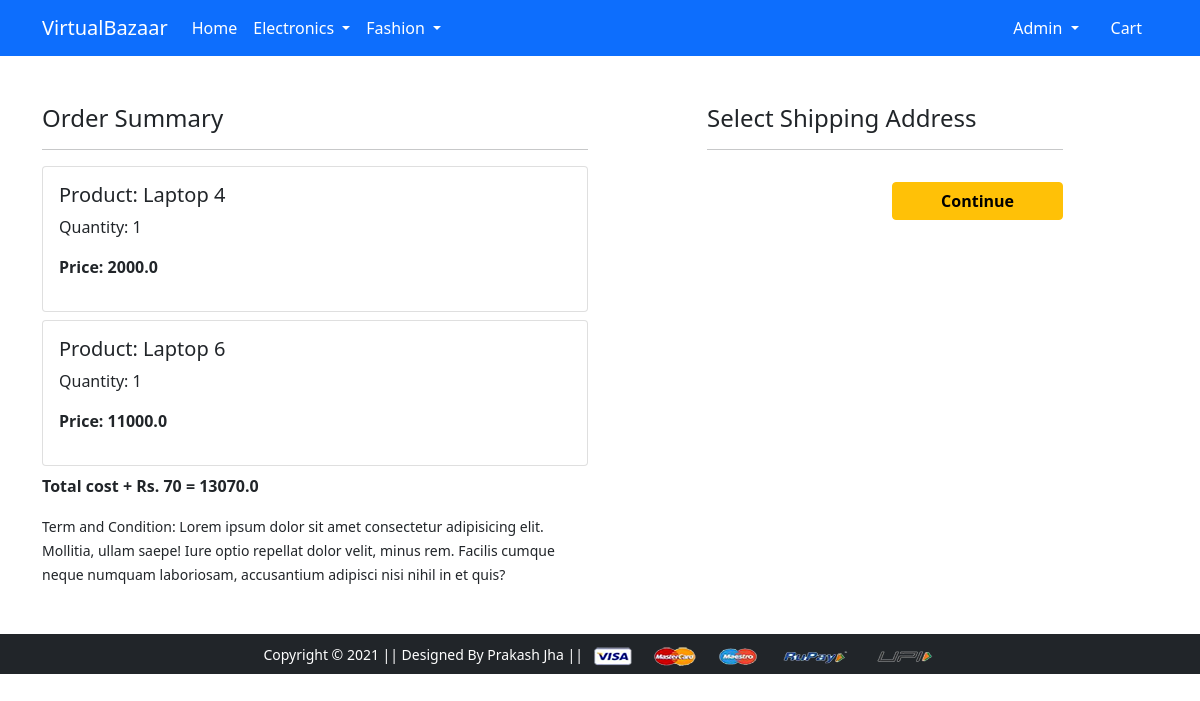
Screenshot of /checkout/ (signed in) with the database file from the repository.
### app/models.py (models this page shows, shortened)
class Cart(models.Model):
    user = models.ForeignKey(User, on_delete=models.CASCADE)
    product = models.ForeignKey(Product,on_delete=models.CASCADE)
    quantity = models.PositiveIntegerField(default=1)
    @property
    def total_cost(self):
        return self.quantity * self.product.discounted_price

class Product(models.Model):
    title = models.CharField(max_length=100)
    selling_price = models.FloatField()
    discounted_price = models.FloatField()
    description = models.TextField()
    brand = models.CharField(max_length=100)
    category = models.CharField(choices=CATEGORY_CHOICES,max_length=2)
    product_image = models.ImageField(upload_to='productimg')

### app/views.py (the view)
# urls.py: path('checkout/', views.checkout, name='checkout'),
def checkout(request):
    user = request.user
    add = Customer.objects.filter(user=user)
    cart_items = Cart.objects.filter(user=user)
    amount=0.0
    shipping_amount=70.0
    totalamount = 0.0
    cart_product = [p for p in Cart.objects.all() if p.user == request.user]
    if cart_product:
        for p in cart_product:
            tempamount = (p.quantity * p.product.discounted_price)
            amount += tempamount
        totalamount = amount + shipping_amount
    return render(request, 'app/checkout.html',{'add':add, 'totalamount':totalamount,'cart_items':cart_items})

### app/templates/app/checkout.html (shortened to what this page needs)
{% extends 'app/base.html' %}
{% load static %}
{% block main-content %}
<div class="container">
 <div class="row mt-5">
  <div class="col-sm-6">
    <h4>Order Summary</h4>
    <hr>
    {% for item in cart_items%}
      <div class="card mb-2">
        <div class="card-body">
          <h5>Product: {{item.product.title}}</h5>
          <p>Quantity: {{item.quantity}}</p>
          <p class="fw-bold">Price: {{item.total_cost}}</p>
        </div>
      </div>
      {% endfor %}
      <p class="fw-bold">Total cost + Rs. 70 = {{totalamount}}</p>
    <small>Term and Condition: Lorem ipsum dolor sit amet consectetur adipisicing elit. Mollitia, ullam saepe! Iure optio repellat dolor velit, minus rem. Facilis cumque neque numquam laboriosam, accusantium adipisci nisi nihil in et quis?</small>
  </div>
  <div class="col-sm-4 offset-sm-1">
    <h4>Select Shipping Address</h4>
    <hr>
    <form action="/paymentdone">
        <div class="text-end">
          <button type="submit" class="btn btn-warning mt-3 px-5 fw-bold">Continue</button>
        </div>
      </form>
    </div>
  </div>
</div>
{% endblock main-content %}

### app/templates/app/base.html (shortened to what this page needs)
<!doctype html>
{% load static %}
<html lang="en">
  <head>
    <link href="https://cdn.jsdelivr.net/npm/bootstrap@5.0.0-beta1/dist/css/bootstrap.min.css" rel="stylesheet">
    <link rel="stylesheet" href="{% static 'app/css/owl.carousel.min.css' %}">
    <link rel="stylesheet" href="{% static 'app/css/all.min.css' %}">
    <link rel="stylesheet" href="{% static 'app/css/style.css' %}">
  </head>
  <body>
    <nav class="navbar navbar-expand-lg navbar-dark bg-primary">
     <div class="container">
       <a class="navbar-brand" href="/">VirtualBazaar</a>
       <div class="collapse navbar-collapse" id="navbarSupportedContent">
         <ul class="navbar-nav me-auto mb-2 mb-lg-0">
           <li class="nav-item">
             <a class="nav-link active" aria-current="page" href="/">Home</a>
           </li>
           <li class="nav-item dropdown">
             <a class="nav-link dropdown-toggle text-white" href="#" id="electronicsDropdown" role="button" data-bs-toggle="dropdown" aria-expanded="false">
               Electronics
             </a>
           </li>
           <li class="nav-item dropdown">
             <a class="nav-link dropdown-toggle text-white" href="#" id="fashionDropdown" role="button" data-bs-toggle="dropdown" aria-expanded="false">
               Fashion
             </a>
           </li>
         </ul>
         <div>
          <ul class="navbar-nav me-auto mb-2 mb-lg-0">
          {% if request.user.is_authenticated %}
           <li class="nav-item dropdown mx-2">
              <a class="nav-link dropdown-toggle text-white" href="#" id="profileDropdown" role="button" data-bs-toggle="dropdown" aria-expanded="false">
                {{request.user.username|capfirst}}
              </a>
            </li>
            <li class="nav-item mx-2">
             <a href="{% url 'showcart' %}" class="nav-link text-white"> Cart </a>
            </li>
            {% endif %}
          </ul>
         </div>
       </div>
     </div>
    </nav>
    {% block main-content %} {% endblock main-content %}
    <footer class="container-fluid bg-dark text-center p-2 mt-5">
        <small class="text-white">Copyright &copy; 2021 || Designed By Prakash Jha || </small>
        <img src="{% static 'app/images/payment.png' %}" alt="" srcset="" class="img-fluid" height="2px">
    </footer>
  </body>
</html>

### rows the page displays
Cart: product "Laptop 4", quantity "1", total_cost "2000.0"
Cart: product "Laptop 6", quantity "1", total_cost "11000.0"

### other values shown
{{ request.user.username|capfirst }} "Admin"
{{ totalamount }} "13070.0"
